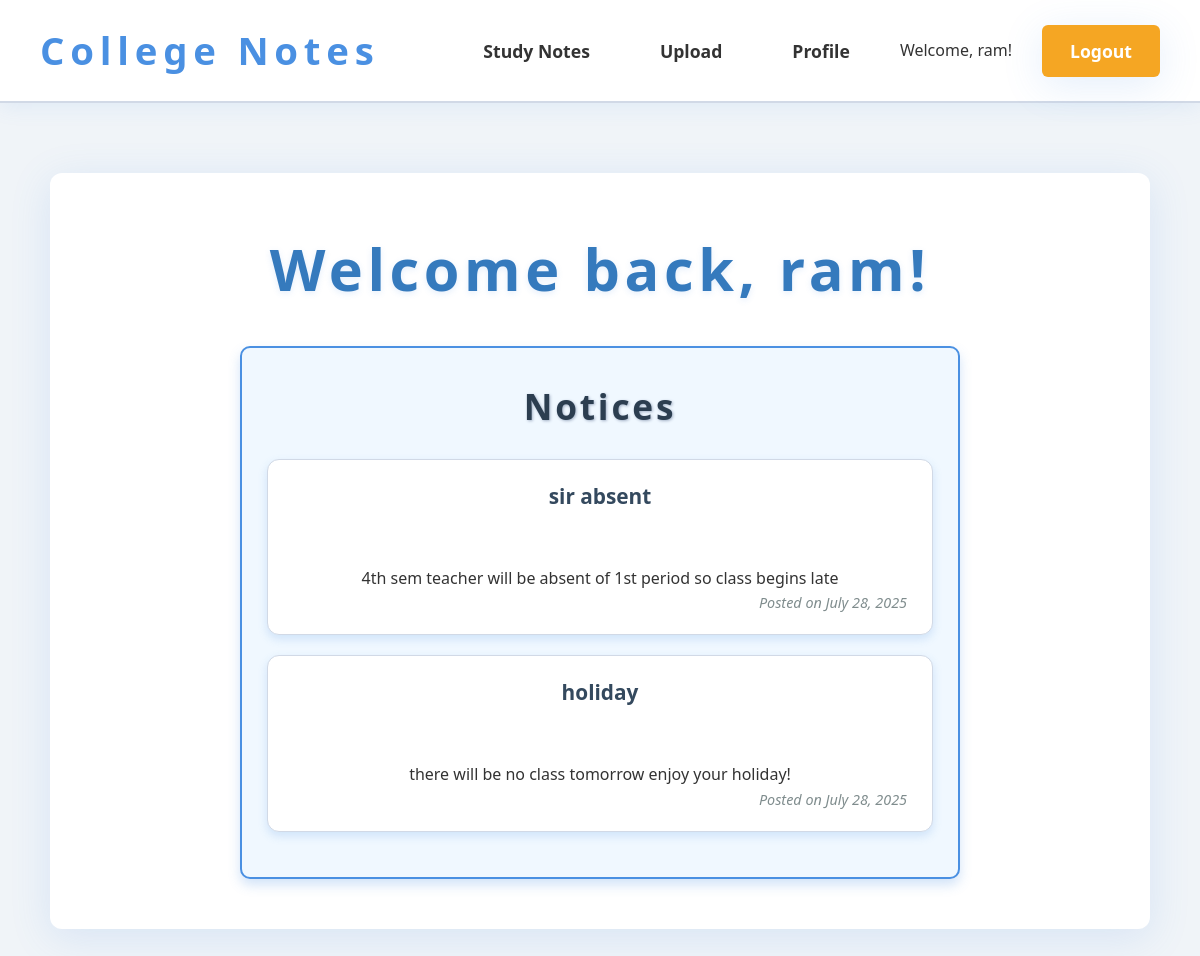
Page / (signed in) on the committed database.
### notes/models.py (models this page shows, shortened)
class Notice(models.Model):
    title = models.CharField(max_length=200)
    content = models.TextField()
    created_at = models.DateTimeField(auto_now_add=True)
    updated_at = models.DateTimeField(auto_now=True)
    is_active = models.BooleanField(default=True)

### notes/views.py (the view)
# urls.py: 2. Add a URL to urlpatterns:  path('', views.home, name='home')
def home(request):
    notices = Notice.objects.filter(is_active=True).order_by('-created_at')
    return render(request, 'notes/home.html', {'notices': notices})

### notes/templates/notes/home.html (shortened to what this page needs)
{% extends "notes/base.html" %}
{% load static %}
{% block content %}
    {% if user.is_authenticated %}
        <h1>Welcome back, {{ user.username }}!</h1>
        {% if notices %}
            <div class="notices">
                <h2>Notices</h2>
                <ul class="notice-list">
                {% for notice in notices %}
                    <li class="notice-item">
                        <strong class="notice-title">{{ notice.title }}</strong><br>
                        <p class="notice-content">{{ notice.content|linebreaks }}</p>
                        <small class="notice-date">Posted on {{ notice.created_at|date:"N j, Y" }}</small>
                    </li>
                {% endfor %}
                </ul>
            </div>
        {% endif %}
    {% endif %}
{% endblock %}

### notes/templates/notes/base.html (shortened to what this page needs)
{% load static %}
<!DOCTYPE html>
<html lang="en">
<head>
    <link rel="stylesheet" href="{% static 'css/global.css' %}" />
    <link rel="stylesheet" href="{% static 'css/study_material_list.css' %}" />
</head>
<body>
    <nav role="navigation" aria-label="Main Navigation">
        <div class="logo"><a href="{% url 'notes:home' %}">College Notes</a></div>
        <div class="nav-links">
            <a href="{% url 'notes:study_material_list' %}">Study Notes</a>
            {% if user.is_authenticated %}
                <a href="{% url 'notes:upload_study_material' %}">Upload</a>
                <a href="{% url 'notes:profile_view' %}">Profile</a>
                <span aria-label="Logged in user">Welcome, {{ user.username }}!</span>
                <a href="{% url 'notes:logout' %}" class="btn-primary">Logout</a>
            {% else %}
                <a href="{% url 'notes:register' %}" class="btn-primary">Register</a>
                <a href="{% url 'notes:login' %}" class="btn-primary">Login</a>
            {% endif %}
        </div>
    </nav>
    <main class="container" role="main">
        {% block content %}
        {% endblock %}
    </main>
</body>
</html>

### notes/static/css/global.css (style rules this page uses)
:root { --color-primary: #4a90e2; --color-primary-dark: #357ABD; --color-accent: #f5a623; --color-bg: #f0f4f8; --color-white: #ffffff; --color-text: #333333; --color-muted: #7f8c8d; --color-border: #d1d9e6; --border-radius: 12px; --border-radius-sm: 6px; --font-family: 'Poppins', 'Segoe UI', Tahoma, Geneva, Verdana, sans-serif; --transition: 0.4s cubic-bezier(.4,0,.2,1); --shadow-light: 0 4px 20px rgba(74, 144, 226, 0.1); --shadow-medium: 0 8px 40px rgba(74, 144, 226, 0.15); --shadow-dark: 0 12px 60px rgba(74, 144, 226, 0.2); }
* { margin: 0; padding: 0; box-sizing: border-box; }
body { font-family: var(--font-family); background: var(--color-bg); color: var(--color-text); font-size: 16px; line-height: 1.6; min-height: 100vh; transition: background 0.5s; }
a { color: var(--color-primary); text-decoration: none; transition: color var(--transition); }
nav { background: var(--color-white); padding: 20px 40px; display: flex; justify-content: space-between; align-items: center; position: sticky; top: 0; z-index: 1000; box-shadow: var(--shadow-light); border-bottom: 2px solid var(--color-border); }
nav .logo { font-size: 2.4rem; font-weight: 700; color: var(--color-primary); letter-spacing: 0.15em; cursor: pointer; user-select: none; }
nav .nav-links { display: flex; align-items: center; gap: 30px; }
nav .nav-links a { color: var(--color-text); font-size: 1.1rem; font-weight: 600; padding: 10px 20px; border-radius: var(--border-radius-sm); transition: background var(--transition), color var(--transition); background: transparent; }
nav .nav-links .btn-primary { background: var(--color-accent); padding: 12px 28px; color: var(--color-white); font-weight: 700; border-radius: var(--border-radius-sm); box-shadow: var(--shadow-medium); transition: background var(--transition), transform 0.2s; border: none; cursor: pointer; }
.container { max-width: 1100px; margin: 70px auto 60px; background: var(--color-white); padding: 50px 60px; border-radius: var(--border-radius); box-shadow: var(--shadow-medium); transition: box-shadow var(--transition), background 0.5s; text-align: center; }
h1, h2, h3 { color: var(--color-primary-dark); margin-bottom: 25px; font-weight: 800; letter-spacing: 0.08em; text-shadow: 0 2px 6px rgba(74, 144, 226, 0.15); }
h1 { font-size: 3.6rem; }
h2 { font-size: 2.6rem; }
button, .btn-primary { background: var(--color-accent); color: var(--color-white); border: none; padding: 16px 48px; font-size: 1.2rem; font-weight: 700; border-radius: var(--border-radius-sm); cursor: pointer; box-shadow: var(--shadow-medium); transition: background var(--transition), transform 0.3s; }
.notices { background-color: #f0f8ff; border: 2px solid #4a90e2; border-radius: 10px; padding: 30px 25px 25px 25px; margin-top: 30px; box-shadow: 0 6px 12px rgba(74, 144, 226, 0.25); max-width: 720px; margin-left: auto; margin-right: auto; font-family: 'Segoe UI', Tahoma, Geneva, Verdana, sans-serif; }
.notices h2 { color: #2c3e50; font-weight: 800; font-size: 2.2em; margin-bottom: 25px; text-align: center; text-shadow: 1px 1px 3px #a3b1c6; }
.notice-list { list-style-type: none; padding-left: 0; margin: 0; margin-bottom: 20px; }
.notice-item { background-color: #ffffff; border: 1px solid #d1d9e6; border-radius: 12px; padding: 20px 25px; margin-bottom: 20px; transition: background-color 0.3s ease; box-shadow: 0 4px 10px rgba(74, 144, 226, 0.2); }
.notice-title { font-weight: 700; color: #34495e; font-size: 1.3em; margin-bottom: 12px; display: block; }
.notice-content { margin: 0 0 15px 0; color: #2c3e50; font-size: 1.1em; line-height: 1.5; }
.notice-date { display: block; color: #7f8c8d; font-style: italic; font-size: 0.9em; text-align: right; }

### rows in the picture
Notice: title "sir absent", content "4th sem teacher will be absent of 1st period so class begins late", created_at "July 28, 2025"
Notice: title "holiday", content "there will be no class tomorrow enjoy your holiday!", created_at "July 28, 2025"

### other values in the picture
{{ user.username }} "ram"
